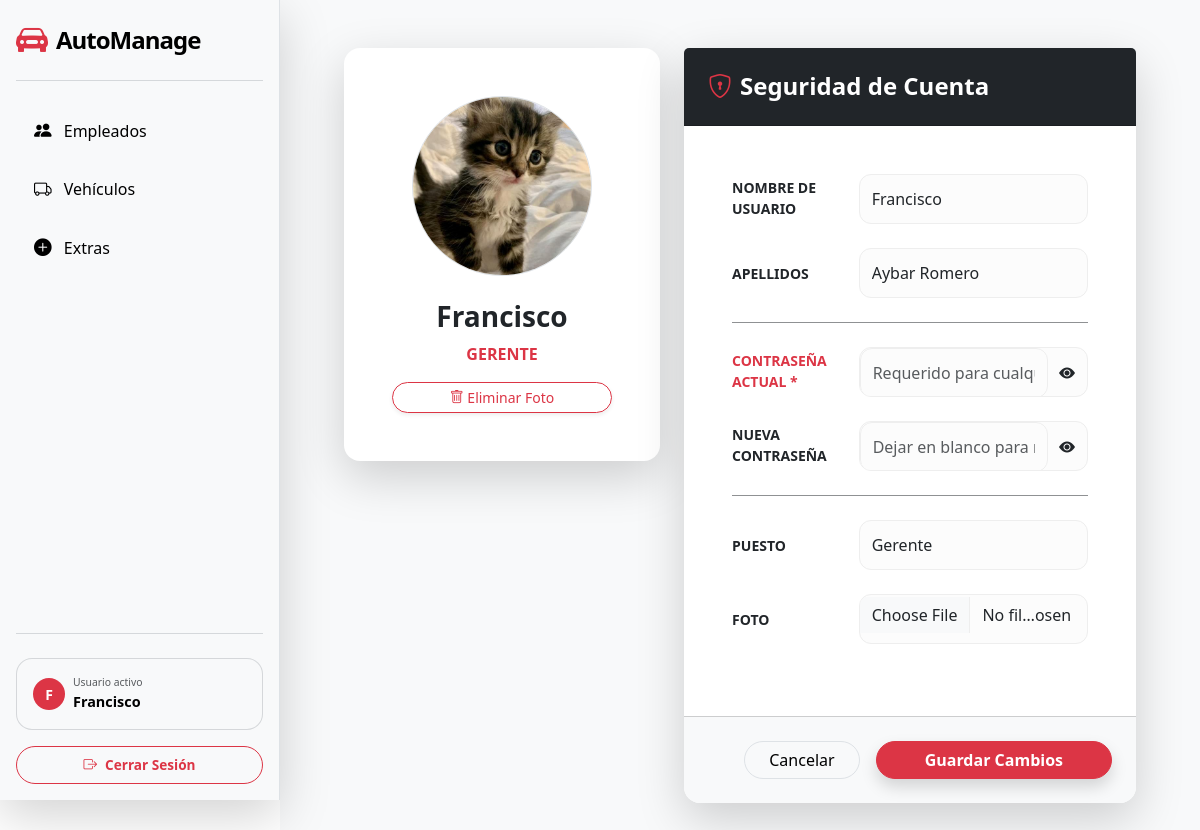
/employee_edit/2/ (signed in), run on the app's committed database.
### app_agencia_coches/models.py (models this page shows, shortened)
class Employee (models.Model):
    user = models.OneToOneField(
        User,
        on_delete = models.CASCADE,
        null = True,
        blank = True
    )
    nombre = models.CharField (
        verbose_name = 'Nombre',
        max_length = 100,
        default = ''
    )
    apellidos = models.CharField (
        verbose_name = 'Apellidos',
        max_length = 100,
        default = ''
    )
    puesto = models.CharField (
        verbose_name = 'Puesto',
        max_length = 100,
        default = ''
    )
    fecha_contratacion = models.DateField (
        verbose_name = 'Fecha de contratacion',
        auto_now_add = True
    )
    foto = models.ImageField (
        verbose_name = 'Foto',
        upload_to = "empleados/",
        blank = True,
        null = True
    )

### app_agencia_coches/views.py (the view)
# urls.py: path('employee_edit/<int:pk>/', views.employee_edit, name='employee_edit'),
@login_required
def employee_edit(request, pk):
    employee = get_object_or_404(Employee, pk=pk)
    if request.method == "POST":
        form = EmployeesForm(request.POST, request.FILES, instance=employee)
        old_password = request.POST.get('old_password')
        new_password = request.POST.get('password') # o 'new_password' según tu forms.py
        user = employee.user
        if not old_password or not user.check_password(old_password):
            form.add_error('old_password', 'La contraseña actual no es correcta.')
            return render(request, 'employee/employee_edit.html', {'form': form, 'employee': employee})
        if form.is_valid():
            if new_password:
                try:
                    validate_password(new_password, user)
                    user.set_password(new_password)
                    user.save()
                    update_session_auth_hash(request, user)
                except ValidationError as e:
                    form.add_error('password', e)
                    return render(request, 'employee/employee_edit.html', {'form': form, 'employee': employee})
            new_username = form.cleaned_data.get('username')
            if new_username:
                user.username = new_username
                user.save()
            form.save()
            messages.success(request, f"Perfil de {user.username} actualizado.")
            return redirect('employees')
    else:
        form = EmployeesForm(instance=employee, initial={
            'username': employee.user.username,
        })
    return render(request, 'employee/employee_edit.html', {'form': form, 'employee': employee})

### app_agencia_coches/forms.py
class EmployeesForm(forms.ModelForm):
    username = forms.CharField(label="Nombre de usuario", max_length=150, required=False)
    old_password = forms.CharField(label="Contraseña Actual", widget=forms.PasswordInput, required=False)
    password = forms.CharField(label="Nueva Contraseña", widget=forms.PasswordInput, required=False)
    class Meta:
        model = Employee
        fields = ['apellidos', 'puesto', 'foto']
    field_order = ['username', 'apellidos', 'old_password', 'password', 'puesto', 'foto']

### app_agencia_coches/templates/employee/employee_edit.html (shortened to what this page needs)
{% extends "index.html" %}
{% load static %}
{% block content %}
<link rel="stylesheet" href="{% static 'css/employee_edit.css' %}">
<div class="container mt-5 mb-5 px-3">
    <div class="row g-4">
        <div class="col-md-5">
            <div class="card shadow-lg border-0 rounded-4 text-center p-5 bg-white">
                <div class="mb-4">
                    {% if employee.foto %}
                        <img src="{{ employee.foto.url }}" id="profilePreview" class="rounded-circle border" style="width: 180px; height: 180px; object-fit: cover;">
                    {% else %}
                        <img src="https://cdn-icons-png.flaticon.com/512/149/149071.png" id="profilePreview" class="rounded-circle border" style="width: 180px; height: 180px;">
                    {% endif %}
                </div>
                <h3 class="fw-bold">{{ employee.nombre }}</h3>
                <p class="text-danger fw-bold text-uppercase">{{ employee.puesto }}</p>
                {% if employee.foto %}
                <button type="button" class="btn btn-outline-danger btn-sm rounded-pill shadow-sm" data-bs-toggle="modal" data-bs-target="#deletePhotoModal">
                    <i class="bi bi-trash"></i> Eliminar Foto
                </button>
                {% endif %}
            </div>
        </div>
        <div class="col-md-7">
            <form method="POST" enctype="multipart/form-data">
                <div class="card shadow-lg border-0 rounded-4">
                    <div class="card-header bg-dark text-white p-4">
                        <h4 class="mb-0 fw-bold"><i class="bi bi-shield-lock me-2 text-danger"></i>Seguridad de Cuenta</h4>
                    </div>
                    <div class="card-body p-4 p-md-5">
                        <div class="row align-items-center mb-4">
                            <div class="col-lg-4"><label class="fw-bold small text-uppercase">Nombre de usuario</label></div>
                            <div class="col-lg-8"><input type="text" name="username" value="{{ employee.user.username }}" class="form-control custom-input"></div>
                        </div>
                        <div class="row align-items-center mb-4">
                            <div class="col-lg-4"><label class="fw-bold small text-uppercase">Apellidos</label></div>
                            <div class="col-lg-8"><input type="text" name="apellidos" value="{{ employee.apellidos }}" class="form-control custom-input"></div>
                        </div>
                        <hr class="my-4 opacity-50">
                        <div class="row align-items-center mb-4">
                            <div class="col-lg-4">
                                <label class="fw-bold small text-uppercase text-danger">Contraseña Actual *</label>
                            </div>
                            <div class="col-lg-8">
                                <div class="input-group custom-pass-group border-danger">
                                    <input type="password" name="old_password" class="form-control border-0 bg-transparent custom-input" placeholder="Requerido para cualquier cambio" required>
                                    <button class="btn border-0" type="button" onclick="togglePassword(this)"><i class="bi bi-eye-fill"></i></button>
                                </div>
                            </div>
                        </div>
                        <div class="row align-items-center mb-4">
                            <div class="col-lg-4"><label class="fw-bold small text-uppercase">Nueva Contraseña</label></div>
                            <div class="col-lg-8">
                                <div class="input-group custom-pass-group">
                                    <input type="password" name="password" class="form-control border-0 bg-transparent custom-input" placeholder="Dejar en blanco para no cambiar">
                                    <button class="btn border-0" type="button" onclick="togglePassword(this)"><i class="bi bi-eye-fill"></i></button>
                                </div>
                            </div>
                        </div>
                        <hr class="my-4 opacity-50">
                        <div class="row align-items-center mb-4">
                            <div class="col-lg-4"><label class="fw-bold small text-uppercase">Puesto</label></div>
                            <div class="col-lg-8"><input type="text" name="puesto" value="{{ employee.puesto }}" class="form-control custom-input"></div>
                        </div>
                        <div class="row align-items-center mb-4">
                            <div class="col-lg-4"><label class="fw-bold small text-uppercase">Foto</label></div>
                            <div class="col-lg-8"><input type="file" name="foto" class="form-control custom-input pt-2"></div>
                        </div>
                    </div>
                    <div class="card-footer bg-light p-4 d-flex gap-3 justify-content-end rounded-bottom-4">
                        <a href="{% url 'employees' %}" class="btn btn-light rounded-pill px-4 border">Cancelar</a>
                        <button type="submit" class="btn btn-danger rounded-pill px-5 fw-bold shadow">Guardar Cambios</button>
                    </div>
                </div>
            </form>
        </div>
    </div>
</div>
{% endblock content %}

### app_agencia_coches/templates/index.html (shortened to what this page needs)
<!doctype html>
<html lang="es-ES">
    <head>
        {% block css %}
        <link
            href="https://cdn.jsdelivr.net/npm/bootstrap@5.3.2/dist/css/bootstrap.min.css"
            rel="stylesheet"
        />
        {% endblock css %}
        {% block icon %}
        <link rel="stylesheet" href="https://cdn.jsdelivr.net/npm/bootstrap-icons@1.13.1/font/bootstrap-icons.min.css">
        {% endblock icon %}
        {% load static %}
        <link rel="stylesheet" href="{% static 'css/blur_detalles.css' %}">
        <link rel="stylesheet" href="{% static 'css/style_sidebar.css' %}">
    </head>
    <body>
        <div id="wrapper" class="d-flex">
            <nav id="sidebar" class="bg-light shadow-lg d-flex flex-column p-3 sticky-top" style="min-width: 280px; height: 100vh;">
                <div class="d-flex justify-content-between align-items-center border-bottom border-secondary border-opacity-25 pb-3 mb-4">
                    <a href="{% url 'dashboard' %}" class="d-flex align-items-center text-decoration-none">
                        <i class="bi bi-car-front-fill fs-2 text-danger me-2"></i>
                        <span class="fs-4 fw-bold text-black" style="letter-spacing: -1px;">AutoManage</span>
                    </a>
                </div>
                <ul class="nav nav-pills flex-column mb-auto">
                    <li class="nav-item mb-2">
                        <a class="nav-link custom-nav-link {% if request.resolver_match.url_name == 'employees' %}active{% endif %}" href="{% url 'employees' %}">
                            <i class="bi bi-people-fill me-2"></i> Empleados
                        </a>
                    </li>
                    <li class="nav-item mb-2">
                        <a class="nav-link custom-nav-link {% if request.resolver_match.url_name == 'cars' %}active{% endif %}" href="{% url 'cars' %}">
                            <i class="bi bi-truck me-2"></i> Vehículos
                        </a>
                    </li>
                    <li class="nav-item mb-2">
                        <a class="nav-link custom-nav-link {% if request.resolver_match.url_name == 'extras' %}active{% endif %}" href="{% url 'extras' %}">
                            <i class="bi bi-plus-circle-fill me-2"></i> Extras
                        </a>
                    </li>
                </ul>
                <hr class="text-secondary opacity-25">
                <div class="user-footer mt-2">
                    {% if user.is_authenticated %}
                        <div class="p-3 rounded-4 mb-3 border border-secondary border-opacity-25" style="background: rgba(255,255,255,0.03);">
                            <div class="d-flex align-items-center">
                                <div class="bg-danger rounded-circle d-flex align-items-center justify-content-center me-2" style="width: 32px; height: 32px;">
                                    <span class="text-white fw-bold small">{{ user.username|first|upper }}</span>
                                </div>
                                <div class="overflow-hidden">
                                    <small class="text-muted d-block" style="font-size: 0.65rem; text-uppercase: bold;">Usuario activo</small>
                                    <span class="text-black fw-bold d-block text-truncate" style="font-size: 0.9rem;">{{ user.username }}</span>
                                </div>
                            </div>
                        </div>
                        <form action="{% url 'logout' %}" method="post" class="m-0">
                            <button type="submit" class="btn btn-outline-danger w-100 rounded-pill py-2 fw-bold d-flex align-items-center justify-content-center transition-all" style="font-size: 0.85rem;">
                                <i class="bi bi-box-arrow-right me-2"></i> Cerrar Sesión
                            </button>
                        </form>
                    {% endif %}
                </div>
            </nav>
            <main class="main-content w-100 bg-light px-3 px-md-5">
                <div class="toast-container position-fixed bottom-0 end-0 p-3">
                </div>
                {% block content %}{% endblock %}
            </main>
        </div>
    </body>
</html>

### static/css/style_sidebar.css (style rules this page uses)
#wrapper { display: flex; align-items: stretch; }
#sidebar { min-width: 280px; max-width: 280px; height: 100vh; position: fixed; top: 0; left: 0; display: flex; flex-direction: column; z-index: 1000; background-color: #fff; border-right: 1px solid #dee2e6; }
.main-content { flex: 1; margin-left: 280px; min-height: 100vh; background-color: #f8f9fa; }
#sidebar { transition: all 0.3s ease; }
.custom-nav-link { color: #000 !important; font-weight: 500; border-radius: 12px !important; padding: 12px 18px !important; transition: all 0.2s ease; }
.custom-nav-link i { font-size: 1.1rem; }

### static/css/employee_edit.css (style rules this page uses)
.custom-input, .custom-pass-group { height: 50px !important; border-radius: 12px !important; border: 1px solid #eee !important; background: #fcfcfc !important; }
.custom-pass-group { display: flex; align-items: center; overflow: hidden; }

### data on the page
Employee: foto (picture), nombre "Francisco", puesto "GERENTE", username "Francisco", apellidos "Aybar Romero", puesto "Gerente"

### other printed values
{{ user.username|first|upper }} "F"
{{ user.username }} "Francisco"
